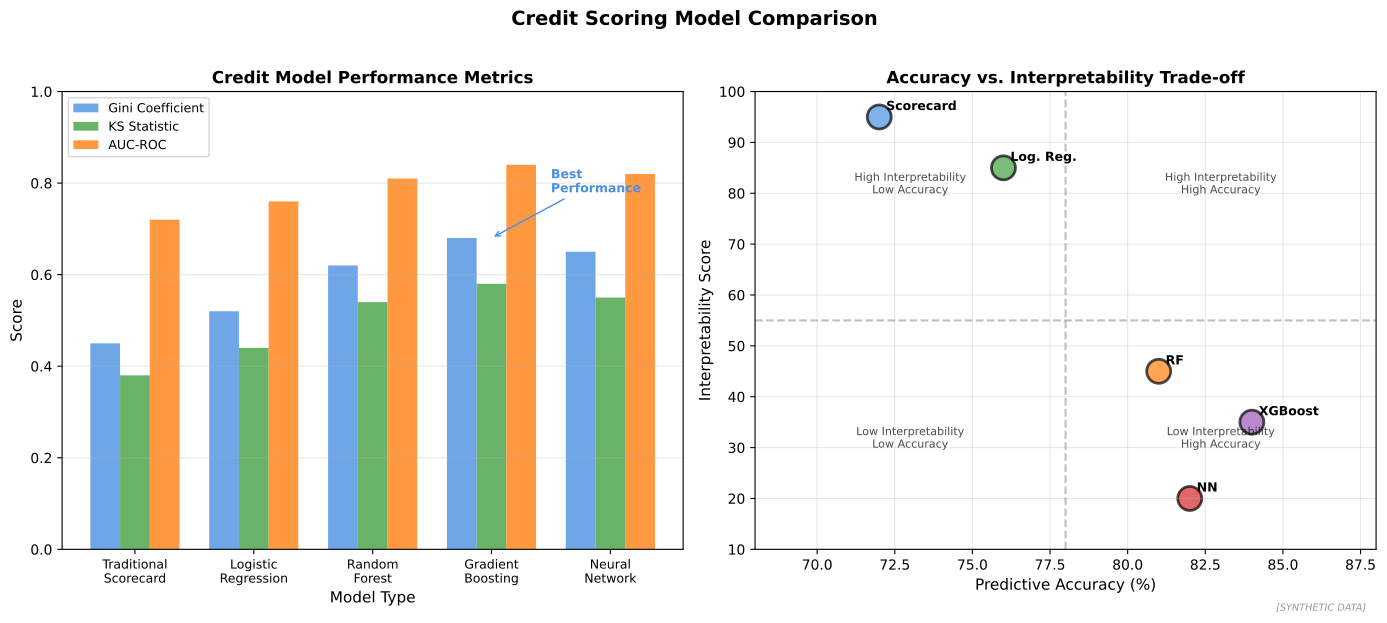

Python code for this plot:
"""
Credit Model Comparison
Traditional vs ML credit scoring models

Output: credit_model_comparison.pdf
Module: module_03_ai_ml
Lesson: 30 - Credit Scoring
"""

from pathlib import Path
import matplotlib.pyplot as plt
import numpy as np

CHART_METADATA = {
    'title': 'Credit Model Comparison',
    'module': 'module_03_ai_ml',
    'lesson': 30,
    'url': 'https://github.com/Digital-AI-Finance/digital-finance/tree/main/module_03_ai_ml/figures/credit_model_comparison'
}

plt.rcParams.update({'font.size': 10, 'axes.labelsize': 10})

def create_chart():
    fig, axes = plt.subplots(1, 2, figsize=(14, 6))

    # Model Performance Comparison
    ax1 = axes[0]
    models = ['Traditional\nScorecard', 'Logistic\nRegression', 'Random\nForest',
              'Gradient\nBoosting', 'Neural\nNetwork']
    gini = [0.45, 0.52, 0.62, 0.68, 0.65]
    ks = [0.38, 0.44, 0.54, 0.58, 0.55]
    auc = [0.72, 0.76, 0.81, 0.84, 0.82]

    x = np.arange(len(models))
    width = 0.25

    bars1 = ax1.bar(x - width, gini, width, label='Gini Coefficient', color='#4A90E2', alpha=0.8)
    bars2 = ax1.bar(x, ks, width, label='KS Statistic', color='#44A044', alpha=0.8)
    bars3 = ax1.bar(x + width, auc, width, label='AUC-ROC', color='#FF7F0E', alpha=0.8)

    ax1.set_xlabel('Model Type', fontsize=11)
    ax1.set_ylabel('Score', fontsize=11)
    ax1.set_title('Credit Model Performance Metrics', fontsize=12, fontweight='bold')
    ax1.set_xticks(x)
    ax1.set_xticklabels(models, fontsize=9)
    ax1.legend(loc='upper left', fontsize=9)
    ax1.set_ylim(0, 1)
    ax1.yaxis.grid(True, alpha=0.3)

    # Highlight best
    ax1.annotate('Best\nPerformance', xy=(3, 0.68), xytext=(3.5, 0.78),
                fontsize=9, fontweight='bold', color='#4A90E2',
                arrowprops=dict(arrowstyle='->', color='#4A90E2'))

    # Trade-off: Accuracy vs Interpretability
    ax2 = axes[1]
    models_short = ['Scorecard', 'Log. Reg.', 'RF', 'XGBoost', 'NN']
    accuracy = [72, 76, 81, 84, 82]
    interpretability = [95, 85, 45, 35, 20]

    colors = ['#4A90E2', '#44A044', '#FF7F0E', '#9B59B6', '#D62728']

    for i, (model, acc, interp) in enumerate(zip(models_short, accuracy, interpretability)):
        ax2.scatter(acc, interp, s=300, c=colors[i], alpha=0.7, edgecolors='black', linewidth=2)
        ax2.annotate(model, xy=(acc, interp), xytext=(5, 5), textcoords='offset points',
                    fontsize=9, fontweight='bold')

    ax2.set_xlabel('Predictive Accuracy (%)', fontsize=11)
    ax2.set_ylabel('Interpretability Score', fontsize=11)
    ax2.set_title('Accuracy vs. Interpretability Trade-off', fontsize=12, fontweight='bold')
    ax2.set_xlim(68, 88)
    ax2.set_ylim(10, 100)
    ax2.grid(True, alpha=0.3)

    # Add quadrant labels
    ax2.axhline(y=55, color='gray', linestyle='--', alpha=0.5)
    ax2.axvline(x=78, color='gray', linestyle='--', alpha=0.5)
    ax2.text(73, 80, 'High Interpretability\nLow Accuracy', fontsize=8, alpha=0.7, ha='center')
    ax2.text(83, 80, 'High Interpretability\nHigh Accuracy', fontsize=8, alpha=0.7, ha='center')
    ax2.text(73, 30, 'Low Interpretability\nLow Accuracy', fontsize=8, alpha=0.7, ha='center')
    ax2.text(83, 30, 'Low Interpretability\nHigh Accuracy', fontsize=8, alpha=0.7, ha='center')

    fig.suptitle('Credit Scoring Model Comparison', fontsize=14, fontweight='bold', y=1.02)
    fig.text(0.98, 0.02, '[SYNTHETIC DATA]', fontsize=7, color='#999999', ha='right', style='italic')
    plt.tight_layout()

    output_path = Path(__file__).parent / 'credit_model_comparison.pdf'
    plt.savefig(output_path, format='pdf', dpi=300, bbox_inches='tight')
    plt.close()
    print(f"Chart saved to: {output_path}")
    return output_path

if __name__ == '__main__':
    create_chart()
